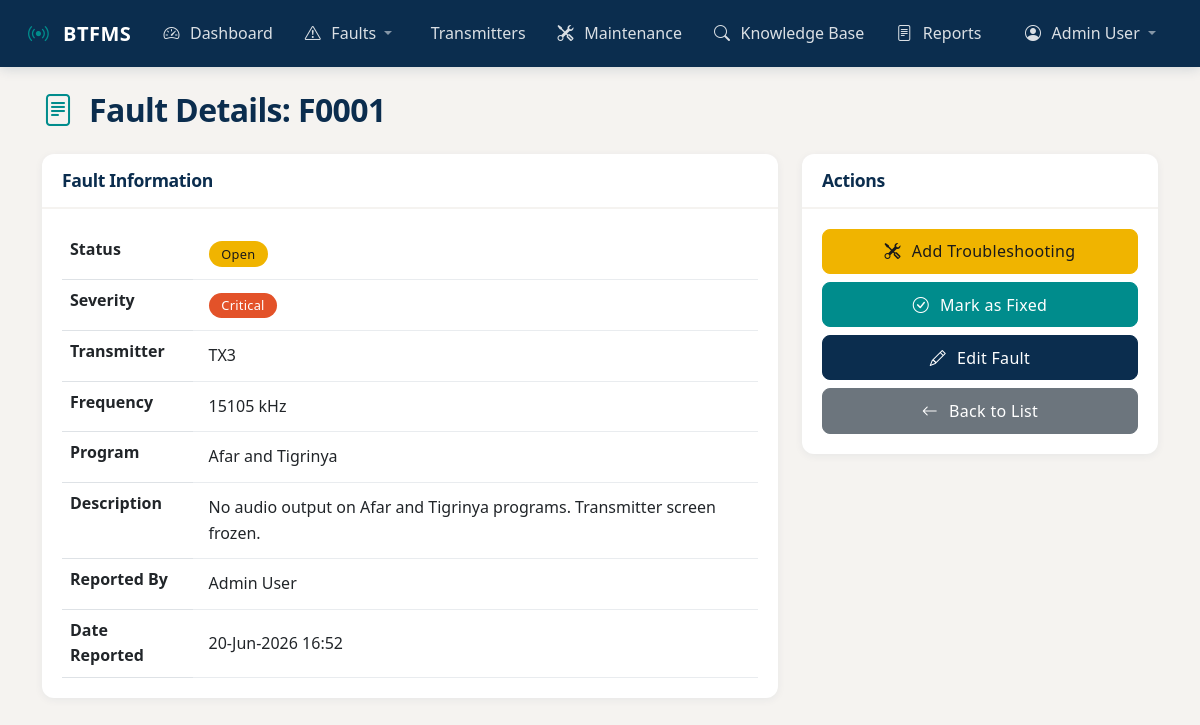
/faults/details.php?id=1 (signed in), run on the app's committed database.
### tables this page shows
CREATE TABLE faults (
    id INT AUTO_INCREMENT PRIMARY KEY,
    fault_no VARCHAR(20) UNIQUE NOT NULL,
    transmitter_id INT,
    program_name VARCHAR(100),
    frequency VARCHAR(50),
    fault_description TEXT NOT NULL,
    severity ENUM('Low','Medium','Critical') DEFAULT 'Medium',
    reported_by INT,
    date_reported DATETIME DEFAULT CURRENT_TIMESTAMP,
    status ENUM('Open','In Progress','Fixed','Closed') DEFAULT 'Open',
    FOREIGN KEY (transmitter_id) REFERENCES transmitters(id) ON DELETE SET NULL,
    FOREIGN KEY (reported_by) REFERENCES users(id) ON DELETE SET NULL
);

CREATE TABLE transmitters (
    id INT AUTO_INCREMENT PRIMARY KEY,
    transmitter_name VARCHAR(50) NOT NULL,
    frequency VARCHAR(50),
    location VARCHAR(100),
    manufacturer VARCHAR(100),
    power_rating VARCHAR(50),
    status ENUM('Operational','Maintenance','Offline','Faulty') DEFAULT 'Operational',
    created_at TIMESTAMP DEFAULT CURRENT_TIMESTAMP
);

CREATE TABLE users (
    id INT AUTO_INCREMENT PRIMARY KEY,
    fullname VARCHAR(100) NOT NULL,
    username VARCHAR(50) UNIQUE NOT NULL,
    password VARCHAR(255) NOT NULL,
    role ENUM('Admin','Engineer','Technician') DEFAULT 'Technician',
    created_at TIMESTAMP DEFAULT CURRENT_TIMESTAMP
);

### faults/details.php (the view, shortened to what this page needs)
<?php
require_once '../config/db.php';
$id = $_GET['id'] ?? 0;
$stmt = $pdo->prepare("
    SELECT f.*, t.transmitter_name, t.location,
           u.fullname as reported_by_name,
           s.root_cause, s.solution, s.parts_replaced, s.repair_time,
           u2.fullname as fixed_by_name
    FROM faults f
    LEFT JOIN transmitters t ON f.transmitter_id = t.id
    LEFT JOIN users u ON f.reported_by = u.id
    LEFT JOIN solutions s ON f.id = s.fault_id
    LEFT JOIN users u2 ON s.fixed_by = u2.id
    WHERE f.id = ?
");
$stmt->execute([$id]);
$fault = $stmt->fetch();
?>
<!DOCTYPE html>
<html lang="en">
<head>
    <link href="https://cdn.jsdelivr.net/npm/bootstrap@5.3.0/dist/css/bootstrap.min.css" rel="stylesheet">
    <link rel="stylesheet" href="https://cdn.jsdelivr.net/npm/bootstrap-icons@1.10.0/font/bootstrap-icons.css">
    <link rel="stylesheet" href="assets/css/twr-theme.css">
</head>
<body>
    <?php include '../includes/navbar.php'; ?>
    <div class="container mt-4">
        <h2><i class="bi bi-file-text"></i> Fault Details: <?= $fault['fault_no'] ?></h2>
        <div class="row mt-4">
            <div class="col-md-8">
                <div class="card">
                    <div class="card-header">
                        <h5>Fault Information</h5>
                    </div>
                    <div class="card-body">
                        <table class="table">
                            <tr>
                                <th>Status</th>
                                <td>
                                    <span class="badge bg-<?= $fault['status'] == 'Open' ? 'warning' : ($fault['status'] == 'In Progress' ? 'info' : 'success') ?>">
                                        <?= $fault['status'] ?>
                                    </span>
                                </td>
                            </tr>
                            <tr>
                                <th>Severity</th>
                                <td>
                                    <span class="badge bg-<?= $fault['severity'] == 'Critical' ? 'danger' : ($fault['severity'] == 'Medium' ? 'warning' : 'info') ?>">
                                        <?= $fault['severity'] ?>
                                    </span>
                                </td>
                            </tr>
                            <tr>
                                <th>Transmitter</th>
                                <td><?= $fault['transmitter_name'] ?? 'N/A' ?></td>
                            </tr>
                            <tr>
                                <th>Frequency</th>
                                <td><?= $fault['frequency'] ?></td>
                            </tr>
                            <tr>
                                <th>Program</th>
                                <td><?= $fault['program_name'] ?? 'N/A' ?></td>
                            </tr>
                            <tr>
                                <th>Description</th>
                                <td><?= nl2br($fault['fault_description']) ?></td>
                            </tr>
                            <tr>
                                <th>Reported By</th>
                                <td><?= $fault['reported_by_name'] ?></td>
                            </tr>
                            <tr>
                                <th>Date Reported</th>
                                <td><?= date('d-M-Y H:i', strtotime($fault['date_reported'])) ?></td>
                            </tr>
                        </table>
                    </div>
                </div>
            </div>
            <div class="col-md-4">
                <div class="card">
                    <div class="card-header">
                        <h5>Actions</h5>
                    </div>
                    <div class="card-body">
                        <div class="d-grid gap-2">
                            <?php if ($fault['status'] != 'Fixed'): ?>
                                <a href="troubleshooting/add.php?fault_id=<?= $fault['id'] ?>" class="btn btn-warning">
                                    <i class="bi bi-tools"></i> Add Troubleshooting
                                </a>
                                <a href="solutions/add.php?fault_id=<?= $fault['id'] ?>" class="btn btn-success">
                                    <i class="bi bi-check-circle"></i> Mark as Fixed
                                </a>
                            <?php endif; ?>
                            <a href="edit.php?id=<?= $fault['id'] ?>" class="btn btn-primary">
                                <i class="bi bi-pencil"></i> Edit Fault
                            </a>
                            <a href="list.php" class="btn btn-secondary">
                                <i class="bi bi-arrow-left"></i> Back to List
                            </a>
                        </div>
                    </div>
                </div>
            </div>
        </div>
    </div>
</body>
</html>

### assets/css/twr-theme.css (style rules this page uses)
:root { --twr-navy: #0B2D4E; --twr-teal: #008C8C; --twr-accent: #E35229; --twr-light-bg: #F5F3F0; --twr-dark-text: #1A1A1A; --twr-white: #FFFFFF; --twr-navy-light: #1a4b73; --twr-navy-dark: #061c30; --twr-teal-light: #00b3b3; --twr-teal-dark: #007373; --twr-accent-light: #f0643d; --twr-accent-dark: #c94a26; --twr-green: #2d7d46; --twr-green-light: #3a9d5a; --twr-gold: #f0b400; --twr-gray-100: #f8f9fa; --twr-gray-200: #e9ecef; --twr-gray-300: #dee2e6; --twr-gray-400: #ced4da; --twr-gray-500: #adb5bd; --twr-gray-600: #6c757d; --twr-gray-700: #495057; --twr-gray-800: #343a40; --twr-gray-900: #212529; --twr-shadow-sm: 0 2px 8px rgba(11, 45, 78, 0.06); --twr-shadow-md: 0 4px 16px rgba(11, 45, 78, 0.1); --twr-shadow-lg: 0 8px 32px rgba(11, 45, 78, 0.12); --twr-shadow-xl: 0 16px 48px rgba(11, 45, 78, 0.15); --twr-radius-sm: 8px; --twr-radius-md: 12px; --twr-radius-lg: 20px; --twr-radius-xl: 24px; --twr-transition: all 0.3s cubic-bezier(0.4, 0, 0.2, 1); }
* { margin: 0; padding: 0; box-sizing: border-box; }
body { background-color: var(--twr-light-bg); color: var(--twr-dark-text); font-family: 'Segoe UI', -apple-system, BlinkMacSystemFont, 'Helvetica Neue', Arial, sans-serif; line-height: 1.6; min-height: 100vh; }
h1, h2, h3, h4, h5, h6 { color: var(--twr-navy); font-weight: 600; letter-spacing: -0.02em; }
h2 { font-size: 2rem; margin-bottom: 1.5rem; }
h2 i { color: var(--twr-teal); margin-right: 0.5rem; }
h5 { font-size: 1.1rem; font-weight: 600; }
a { color: var(--twr-teal); text-decoration: none; transition: var(--twr-transition); }
.card { border: none; border-radius: var(--twr-radius-md); box-shadow: var(--twr-shadow-sm); background-color: var(--twr-white); transition: var(--twr-transition); overflow: hidden; }
.card-header { background-color: transparent; border-bottom: 2px solid var(--twr-light-bg); padding: 1rem 1.25rem; font-weight: 600; color: var(--twr-navy); }
.card-header h5 { margin-bottom: 0; color: var(--twr-navy); }
.card-body { padding: 1.25rem; }
.btn { border-radius: var(--twr-radius-sm); font-weight: 500; padding: 0.6rem 1.2rem; transition: var(--twr-transition); letter-spacing: 0.02em; }
.btn i { margin-right: 0.4rem; }
.btn-primary { background-color: var(--twr-navy); border-color: var(--twr-navy); color: var(--twr-white); }
.btn-success { background-color: var(--twr-teal); border-color: var(--twr-teal); color: var(--twr-white); }
.btn-warning { background-color: var(--twr-gold); border-color: var(--twr-gold); color: var(--twr-dark-text); }
.btn-secondary { background-color: var(--twr-gray-600); border-color: var(--twr-gray-600); color: var(--twr-white); }
.badge { padding: 0.4rem 0.8rem; font-weight: 500; letter-spacing: 0.02em; border-radius: 50px; font-size: 0.8rem; }
.badge.bg-warning { background-color: var(--twr-gold) !important; color: var(--twr-dark-text); }
.badge.bg-danger { background-color: var(--twr-accent) !important; }
.table { color: var(--twr-dark-text); margin-bottom: 0; }
.table tbody td { padding: 0.75rem 1rem; vertical-align: middle; border-bottom: 1px solid var(--twr-gray-200); }

### data on the page
faults: fault_no "F0001", status "Open", severity "Critical", transmitter.transmitter_name "TX3", frequency "15105 kHz", program_name "Afar and Tigrinya", fault_description "No audio output on Afar and Tigrinya programs. Transmitter screen frozen.", reported_by.fullname "Admin User", date_reported "20-Jun-2026 16:52"

### other printed values
$_SESSION['fullname'] "Admin User"
